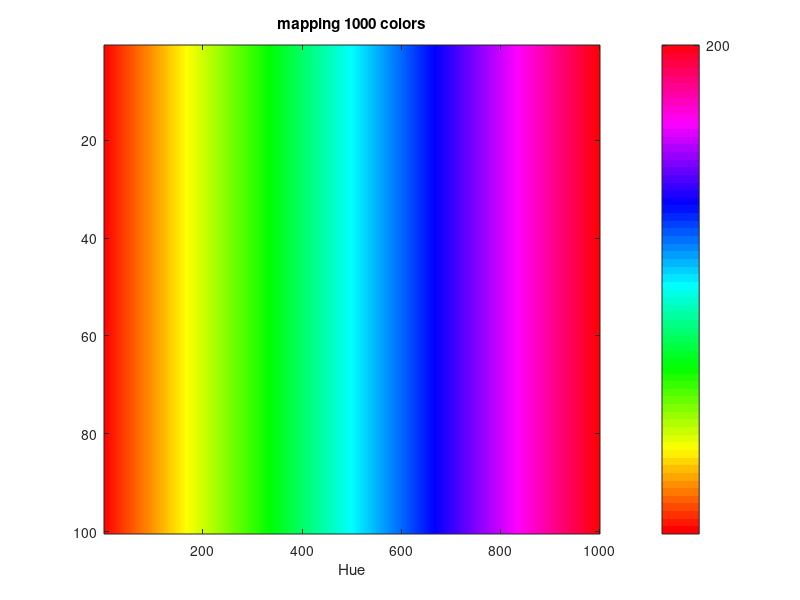

Reproduce this figure in MATLAB.
%Pratap Luitel
%ENGS 111
%HW 3, Problem 1

%a)
binSize = 1000;
xAxis=linspace(0,1,binSize);

%hue matrix, column ranging from 0-100(increasing to the right)
H = repmat(xAxis,100,1);
%create hsv image with varying H, but max S and V
hsvImage = cat(3,H, ones(size(H)), ones(size(H)));
image(hsv2rgb(hsvImage));
%h = colorbar;
%caxis([0 1000])
colormap('hsv')
v = linspace(1,64,5);
colorbar('Ytick',v,'YTickLabel',{'200','400','600','800','1000'});
title('mapping 1000 colors')
xlabel('Hue')


fprintf('I divided the values in the range 0 - 1, to 1000 discrete values.\n');
fprintf('I then created a matrix with 100 of the rows created earlier\n');
fprintf('to make a matrix corresponding to H in HSV\n');
fprintf('I chose H and S to be all maximum, meaning 1 in each entry.\n');
fprintf('This ensured that i would get hue values of highest saturation,\n');
fprintf('and intensity.\n');

